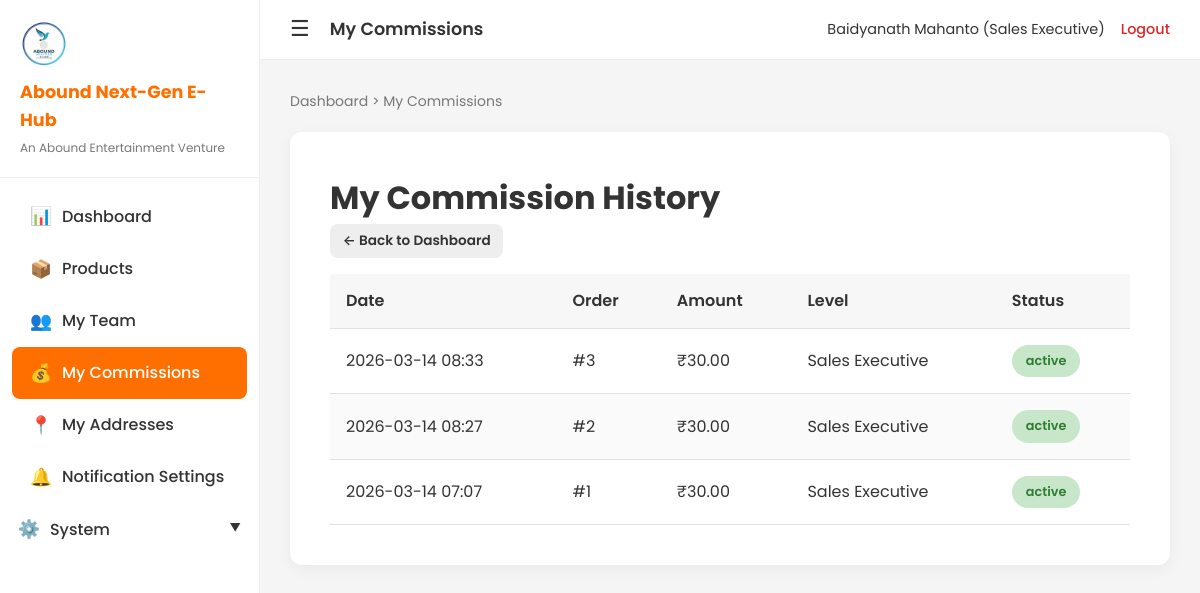
Before: /my-commissions (signed in) with the older database file.
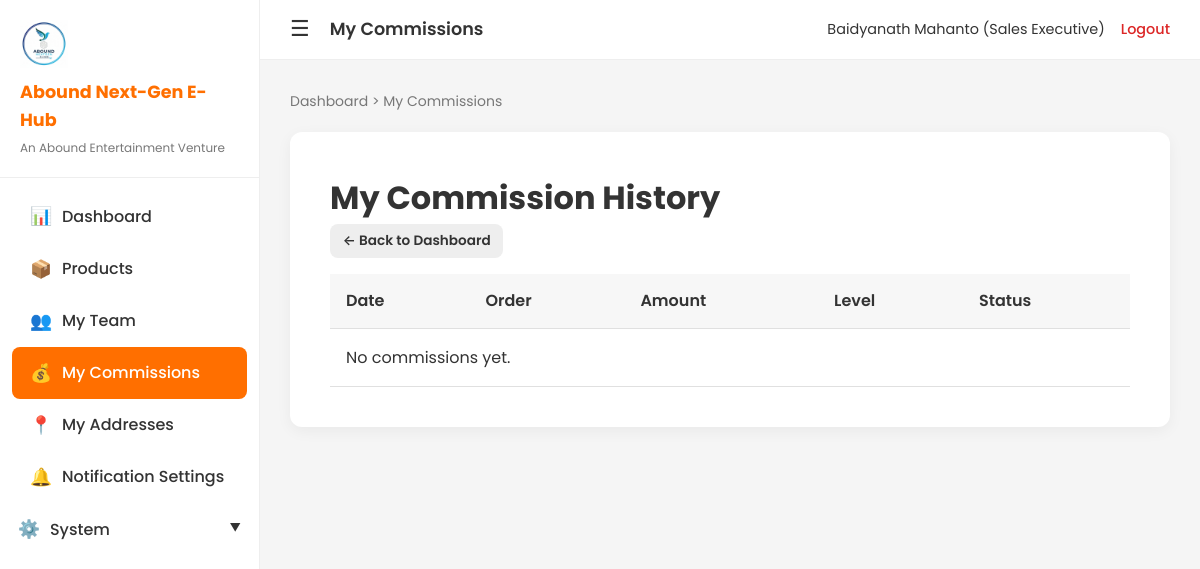
After: the same page with the newer database file.
### app.py (models this page shows)
class Commission(db.Model):
    id = db.Column(db.Integer, primary_key=True)
    user_id = db.Column(db.Integer, db.ForeignKey('user.id'), nullable=False)
    order_id = db.Column(db.Integer, db.ForeignKey('order.id'), nullable=False)
    commission_amount = db.Column(db.Float, nullable=False)
    commission_percent = db.Column(db.Float, nullable=True)
    commission_level = db.Column(db.Integer, nullable=False)  # 1-10 in upline chain
    commission_level_name = db.Column(db.String(80), nullable=True)  # e.g. Sales Executive
    status = db.Column(db.String(20), default='active')  # active, reversed
    created_at = db.Column(db.DateTime, default=datetime.utcnow)
    user = db.relationship('User', backref='commissions')
    order = db.relationship('Order', backref='commissions')

### app.py (the view)
@app.route('/my-commissions')
def my_commissions():
    if 'user_id' not in session:
        return redirect(url_for('login'))
    user = User.query.get(session['user_id'])
    if not user or user.is_admin_role:
        return redirect(url_for('admin_dashboard'))
    commissions = Commission.query.filter_by(user_id=user.id).order_by(Commission.created_at.desc()).all()
    return render_template('my_commissions.html', commissions=commissions)

### app.py (called while the page is built)
def get_logo_url():
    img_dir = app.config['UPLOAD_FOLDER']
    if not os.path.isdir(img_dir):
        return None
    for ext in ['png', 'jpg', 'jpeg', 'webp', 'svg', 'gif']:
        path = os.path.join(img_dir, f'logo.{ext}')
        if os.path.isfile(path):
            return url_for('static', filename=f'images/logo.{ext}')
    return None

def get_director_profile_url():
    img_dir = app.config['UPLOAD_FOLDER']
    if not os.path.isdir(img_dir):
        return None
    for ext in ['png', 'jpg', 'jpeg', 'webp']:
        path = os.path.join(img_dir, f'director-profile.{ext}')
        if os.path.isfile(path):
            return url_for('static', filename=f'images/director-profile.{ext}')
    return None

def get_director_signature_url():
    img_dir = app.config['UPLOAD_FOLDER']
    if not os.path.isdir(img_dir):
        return None
    for ext in ['png', 'jpg', 'jpeg', 'webp']:
        path = os.path.join(img_dir, f'director-signature.{ext}')
        if os.path.isfile(path):
            return url_for('static', filename=f'images/director-signature.{ext}')
    return None

    @property
    def is_super_admin(self):
        return getattr(self, 'user_role', None) == 'super_admin'

### templates/my_commissions.html (shortened to what this page needs)
{% extends "base.html" %}
{% block topbar_title %}My Commissions{% endblock %}
{% block breadcrumb %}<a href="{{ url_for('dashboard') }}">Dashboard</a> > My Commissions{% endblock %}
{% block content %}
<div class="my-commissions-page">
    <h1>My Commission History</h1>
    <p><a href="{{ url_for('dashboard') }}" class="btn btn-secondary btn-sm">← Back to Dashboard</a></p>
    <div class="table-responsive">
    <table class="admin-table">
        <thead>
            <tr>
                <th>Date</th>
                <th>Order</th>
                <th>Amount</th>
                <th>Level</th>
                <th>Status</th>
            </tr>
        </thead>
        <tbody>
            {% for c in commissions %}
            <tr>
                <td>{{ c.created_at.strftime('%Y-%m-%d %H:%M') }}</td>
                <td>#{{ c.order_id }}</td>
                <td>₹{{ "%.2f"|format(c.commission_amount) }}</td>
                <td>{{ c.commission_level_name or '—' }}</td>
                <td><span class="badge badge-status-{{ (c.status or 'active')|lower }}">{{ c.status or 'active' }}</span></td>
            </tr>
            {% endfor %}
            {% if not commissions %}
            <tr><td colspan="5">No commissions yet.</td></tr>
            {% endif %}
        </tbody>
    </table>
    </div>
</div>
{% endblock %}

Changed rows visible on the page:
removed Commission: created_at "2026-03-14 08:33", order_id "3", commission_amount "30.00", commission_level_name "Sales Executive", status "active"
removed Commission: created_at "2026-03-14 08:27", order_id "2", commission_amount "30.00", commission_level_name "Sales Executive", status "active"
removed Commission: created_at "2026-03-14 07:07", order_id "1", commission_amount "30.00", commission_level_name "Sales Executive", status "active"
Other visible differences:
text now shown: "No commissions yet."
